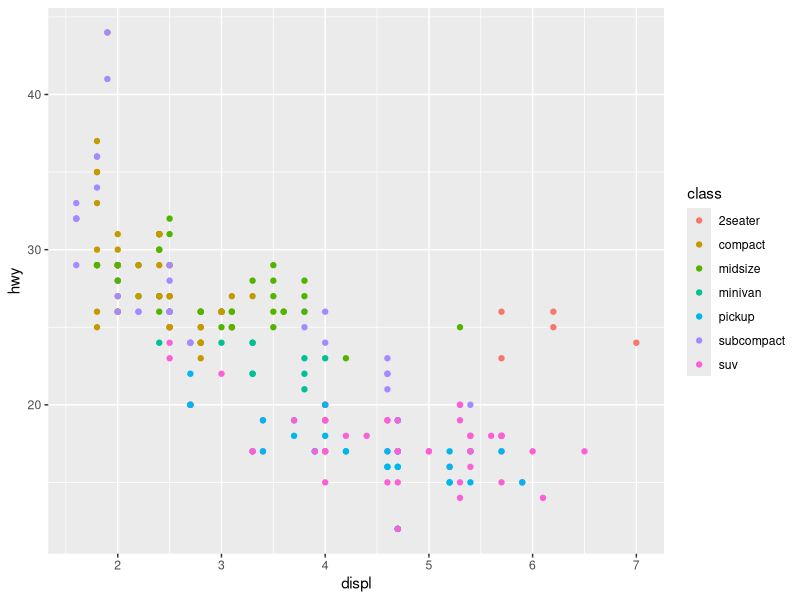
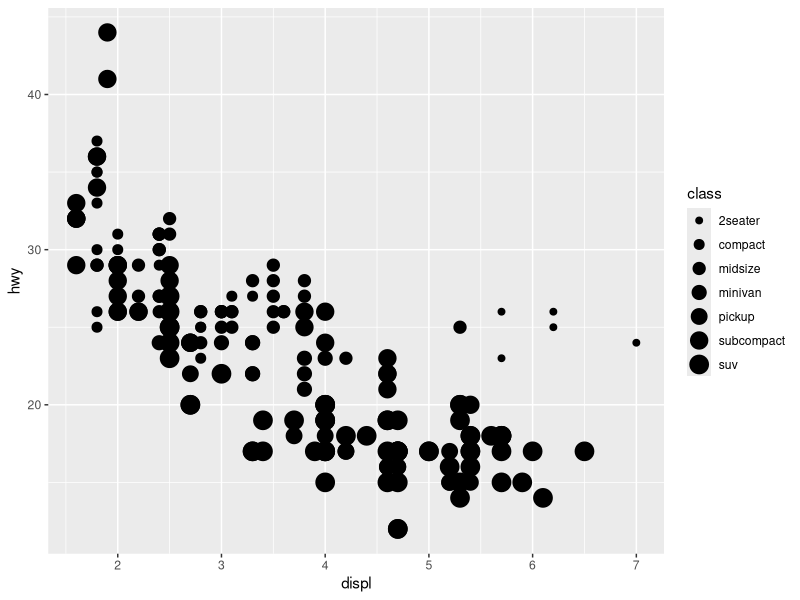
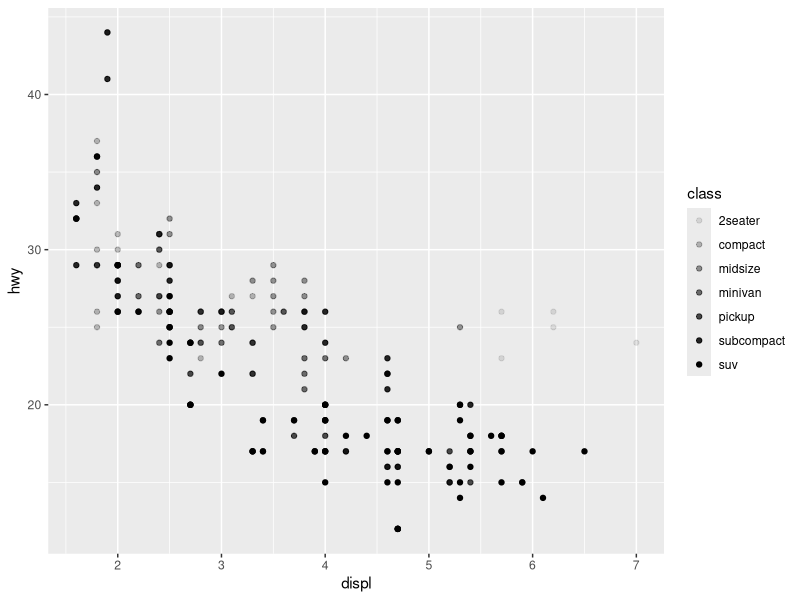
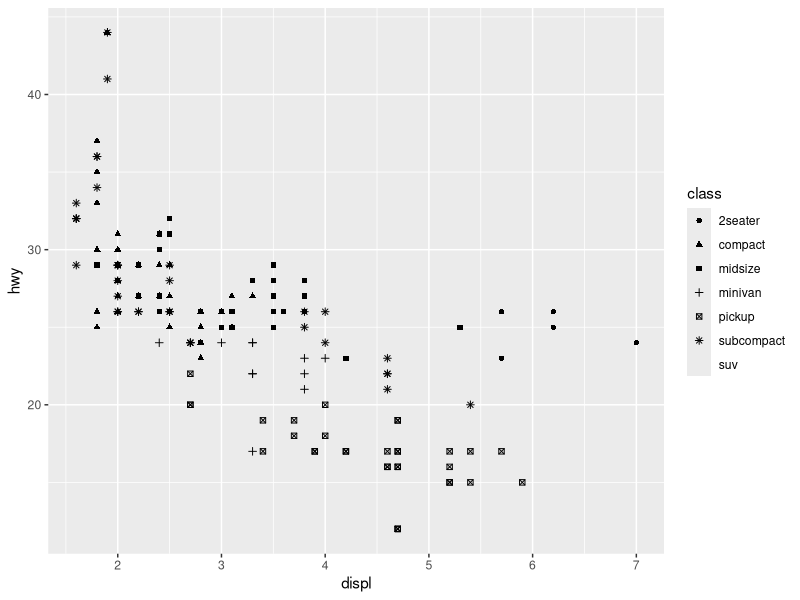
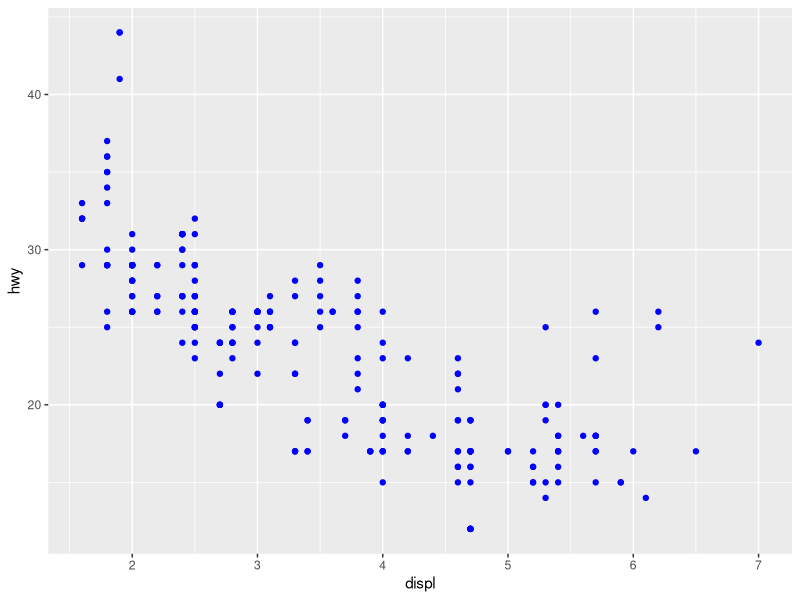
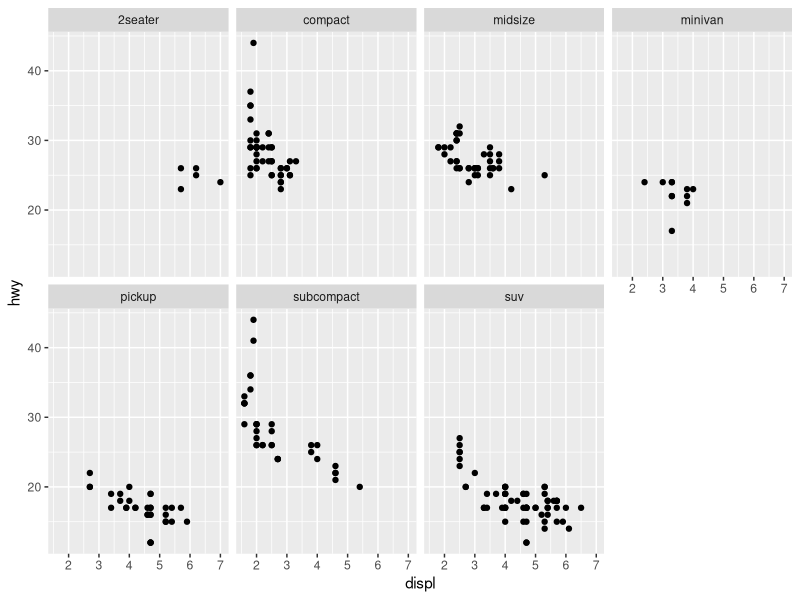
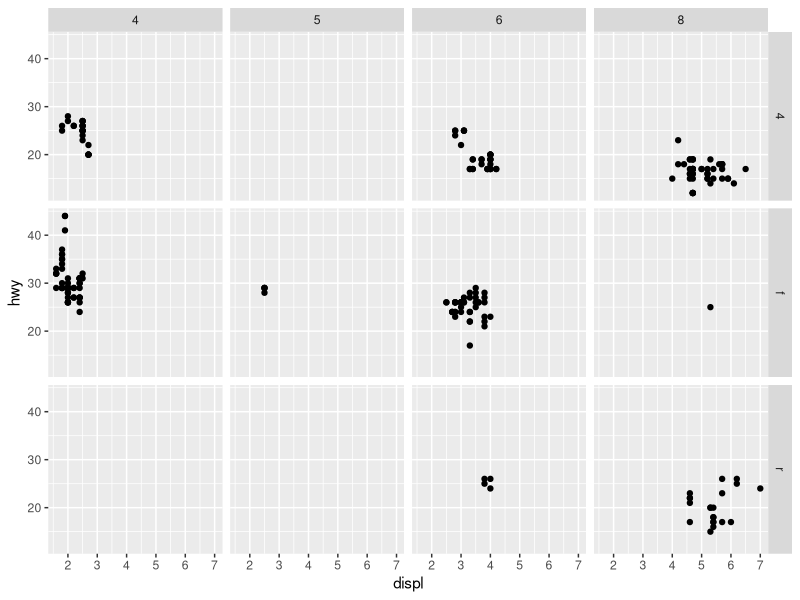
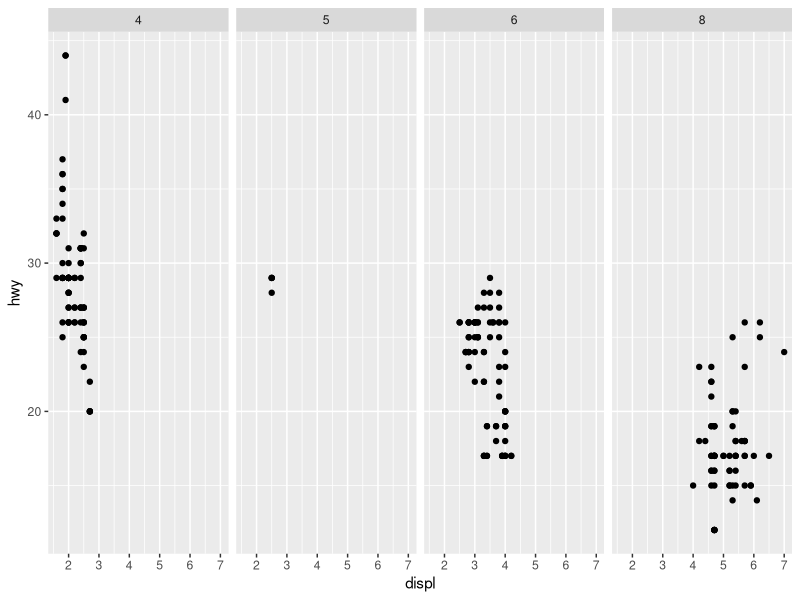

Generate these figures, in order, with R:
## ---- chunk 1
knitr::opts_chunk$set(echo = TRUE)
library(tidyverse) #this is the parent package
## ---- chunk 2
ggplot(data = mpg) + 
  geom_point(mapping = aes(x = displ, y = hwy, colour = class)) #Change point colour by class
## ---- chunk 3
ggplot(data = mpg) + 
  geom_point(mapping = aes(x = displ, y = hwy, size = class))
#> Warning: Using size for a discrete variable is not advised. 
## ---- chunk 4
ggplot(data = mpg) + 
  geom_point(mapping = aes(x = displ, y = hwy, alpha = class))
#> Warning: Using alpha for a discrete variable is not advised.
## ---- chunk 5
ggplot(data = mpg) + 
  geom_point(mapping = aes(x = displ, y = hwy, shape = class))
#> Warning: Using the shape palette for more than 6 discrete variables is not advised
#> as it becomes difficult to discriminate.
## ---- chunk 6
ggplot(data = mpg) + 
  geom_point(mapping = aes(x = displ, y = hwy), color = "blue") 
#all the points are blue in colour now
## ---- chunk 7
#Note: only use facet_wrap() for discrete variables.
ggplot(data = mpg) + 
  geom_point(mapping = aes(x = displ, y = hwy)) + 
  facet_wrap(~ class, nrow = 2) #making separate plots as a function of 'class'
## ---- chunk 8
ggplot(data = mpg) + 
  geom_point(mapping = aes(x = displ, y = hwy)) + 
  facet_grid(drv ~ cyl)
## ---- chunk 9
ggplot(data = mpg) + 
  geom_point(mapping = aes(x = displ, y = hwy)) + 
  facet_grid(. ~cyl)
## ---- chunk 10
ggplot(data = mpg) + 
  geom_point(mapping = aes(x = displ, y = hwy))
## ---- chunk 11
ggplot(data = mpg) + 
  geom_smooth(mapping = aes(x = displ, y = hwy))
## ---- chunk 12
ggplot(data = mpg) + 
#  geom_point(mapping = aes(x = displ, y = hwy)) # points horrible 
#  geom_smooth(mapping = aes(x = displ, y = hwy, colour = class)) # try smooth line, doesn't look legible
  geom_smooth(mapping = aes(x = displ, y = hwy, colour = drv, linetype = drv)) # based on drv variable, changing the type of line
## ---- chunk 13
 ggplot(data = mpg) +
  geom_smooth(mapping = aes(x = displ, y = hwy, group = drv)) 
#The argument 'group=' is used for this

ggplot(data = mpg) +
  geom_smooth(
    mapping = aes(x = displ, y = hwy, color = drv),
    show.legend = FALSE,
  ) #Change the colour of each line based on drv value
## ---- chunk 14
ggplot(data = mpg) + 
  geom_point(mapping = aes(x = displ, y = hwy, colour = drv)) + 
  #first, put a layer of the points
  geom_smooth(mapping = aes(x = displ, y = hwy, colour = drv, linetype = drv)) 
  #second, add a layer of lines on top


#Efficiently, we can reduce the code chunk to this
ggplot(data = mpg, mapping = aes(x = displ, y = hwy)) + 
  geom_point() + 
  geom_smooth()

## ---- chunk 15
ggplot(data = mpg, mapping = aes(x = displ, y = hwy)) + 
  geom_point(mapping = aes(color = class)) + #use mappings to display different aesthetics
  geom_smooth(data = filter(mpg, class == "subcompact"), se = FALSE)
  #specify different data for each layer, here we subset the data for plotting a line
## ---- chunk 16
ggplot(data = diamonds) + 
  geom_bar(mapping = aes(x = cut))
## ---- chunk 17
ggplot(data = diamonds) + 
  stat_count(mapping = aes(x = cut))

#1. If I try adding y variable as freq, R will pop an error
# ggplot(data = diamonds) + 
#  stat_count(mapping = aes(x = cut, y = frequency(x)))

#2. If I try doing the same this with geom_bar(), R will still pop an error? Why?
# ggplot(data = diamonds) + 
#  geom_bar(mapping = aes(x = cut, y = freqquency(x)))
    #This is because in both the cases, the parameters allows for either x or y aesthetic to be specified. 
## ---- chunk 18
#Example
demo <- tribble(
  ~cut,         ~freq,
  "Fair",       1610,
  "Good",       4906,
  "Very Good",  12082,
  "Premium",    13791,
  "Ideal",      21551
)
demo

ggplot(data = demo) +
  geom_bar(mapping = aes(x = cut, y = freq), stat = "identity")


#You can also override a default mapping from transformed variables to aesthetics
ggplot(data = diamonds) + 
  geom_bar(mapping = aes(x = cut, y = stat(prop), group = 1))
#> Warning: `stat(prop)` was deprecated in ggplot2 3.4.0.

## ---- chunk 19
ggplot(data = diamonds) + 
  stat_summary(
    mapping = aes(x = cut, y = depth),
    fun.min = min,
    fun.max = max,
    fun = median
  ) #fun is the function that is calculated by R, here it is a median.
## ---- chunk 20
#colour -> gives border colours for each of the bars in the plot
ggplot(data = diamonds) + 
  geom_bar(mapping = aes(x = cut, colour = cut))

#fill -> adds colour to the bars
ggplot(data = diamonds) + 
  geom_bar(mapping = aes(x = cut, fill = cut))

#Here, the fill argument is assigned to another variable in the 'diamonds' dataset called 'clarity'
#Notice how the stacking is done automatically. This is done behind the scenes with a position argument.
ggplot(data = diamonds) + 
  geom_bar(mapping = aes(x = cut, fill = clarity)) #Looks very messy

#Try altering transparency of bars in bar plot
ggplot(data = diamonds, mapping = aes(x = cut, fill = clarity)) + 
  geom_bar(alpha = 1/5, position = "identity")

#To color the bar outlines with no fill color
ggplot(data = diamonds, mapping = aes(x = cut, colour = clarity)) + 
  geom_bar(fill = NA, position = "identity")

#Let's make stacked bar plots
#position = "fill" works like stacking, but makes each set of stacked bars the same height.
ggplot(data = diamonds) + 
  geom_bar(mapping = aes(x = cut, fill = clarity), position = "fill")

#position = "dodge" places overlapping objects directly beside one another.
ggplot(data = diamonds) + 
  geom_bar(mapping = aes(x = cut, fill = clarity), position = "dodge")

#Using jitter for scatterplots
#position = "jitter" adds a small amount of random noise to each point to avoid overplotting when points overlap. This is useful for scatterplots but not barplots.
ggplot(data = mpg) + 
  geom_point(mapping = aes(x = displ, y = hwy), position = "jitter")


## ---- chunk 21
#Scenario 1: title, subtitle, caption
ggplot(mpg, aes(displ, hwy)) +
  geom_point(aes(color = class)) +
  geom_smooth(se = FALSE) +
  labs(
    title = "Fuel efficiency generally decreases with engine size",
    subtitle = "Two seaters (sports cars) are an exception because of their light weight",
    caption = "Data from fueleconomy.gov"
  )

#Scenario 2: axes labels and legend titles
ggplot(mpg, aes(displ, hwy)) +
  geom_point(aes(colour = class)) +
  geom_smooth(se = FALSE) +
  labs(
    x = "Engine displacement (L)",
    y = "Highway fuel economy (mpg)",
    colour = "Car type"
  )
## ---- chunk 22
best_in_class <- mpg %>%
  group_by(class) %>%
  filter(row_number(desc(hwy)) == 1)

ggplot(mpg, aes(displ, hwy)) +
  geom_point(aes(colour = class)) +
  geom_text(aes(label = model), data = best_in_class)
#To avoid the labels from overlapping, we can use the argument nudge() within the function geom_text()
## ---- chunk 23
#Scenario 1
ggplot(mpg, aes(displ, hwy)) +
  geom_point(aes(colour = class)) +
  scale_x_continuous() +
  scale_y_continuous() +
  scale_colour_discrete()

#Scenario 2
ggplot(mpg, aes(displ, hwy)) +
  geom_point(aes(colour = class)) +
  scale_x_continuous(limits = c(0, 15)) +
  scale_y_continuous() +
  scale_colour_discrete()

#Scenario 3
ggplot(mpg, aes(displ, hwy)) +
  geom_point(aes(colour = class)) +
  scale_x_continuous(limits = c(0, 10)) +
  scale_y_continuous() +
  scale_colour_discrete()

#Scenario 4
ggplot(mpg, aes(displ, hwy)) +
  geom_point(aes(colour = class)) +
  scale_x_continuous(limits = c(0, 8)) +
  scale_y_continuous() +
  scale_colour_discrete()
## ---- chunk 24
ggplot(mpg, aes(displ, hwy)) +
  geom_point() +
  scale_y_continuous(breaks = seq(15, 40, by = 5)) 
#Notice how the y-axis has breaks in multiples of 5, from 15 to 40.
#The funciton seq() outputs a sequence of number with the difference of a specified count.

## ---- chunk 25
base <- ggplot(mpg, aes(displ, hwy)) +
  geom_point(aes(colour = class))

base + theme(legend.position = "left")
base + theme(legend.position = "top")
base + theme(legend.position = "bottom")
base + theme(legend.position = "right") # the default

#To suppress the display of the legend altogether use
# legend.position = 'none'
## ---- chunk 26
#Use colour palettes available on R
ggplot(mpg, aes(displ, hwy)) +
  geom_point(aes(color = drv, shape = drv)) +
  scale_colour_brewer(palette = "Set1")

#Setting colours manually
presidential %>%
  mutate(id = 33 + row_number()) %>%
  ggplot(aes(start, id, colour = party)) +
    geom_point() +
    geom_segment(aes(xend = end, yend = id)) +
    scale_colour_manual(values = c(Republican = "red", Democratic = "blue"))
## ---- chunk 27
ggplot(mpg, aes(displ, hwy)) +
  geom_point(aes(color = class)) +
  geom_smooth(se = FALSE) +
  theme_bw()

ggplot(mpg, aes(displ, hwy)) +
  geom_point(aes(color = class)) +
  geom_smooth(se = FALSE) +
  theme_light()

ggplot(mpg, aes(displ, hwy)) +
  geom_point(aes(color = class)) +
  geom_smooth(se = FALSE) +
  theme_classic()

ggplot(mpg, aes(displ, hwy)) +
  geom_point(aes(color = class)) +
  geom_smooth(se = FALSE) +
  theme_dark()

## You can also set all the arguments for theme() yourself.
